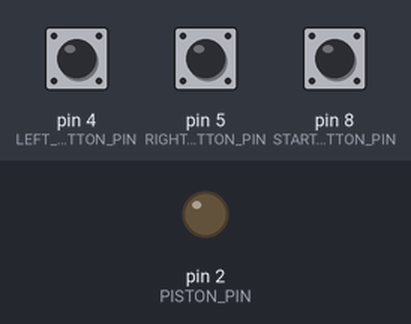
This sketch was run on a simulated Arduino Uno, built with avr-gcc and run on an emulated ATmega328P. Parts: output pins drawn as LEDs (lit = HIGH). Inputs (shaded band) come from the test bench; at power-on: pin 8 (START_BUTTON_PIN) HIGH, pin 4 (LEFT_BUTTON_PIN) HIGH, pin 5 (RIGHT_BUTTON_PIN) HIGH. What the sketch prints to the serial monitor is not drawn.

Above: at 1.3 s.
1.4 s: pin 8 (START_BUTTON_PIN) pulled LOW for 0.15 s
Timing chart, 0 to 4.4 s (numbered marks = the images above; inputs shaded):
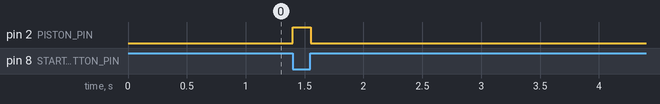

The sketch:

Impulse.ino
```cpp
/*
  Simple piston + 5 ms button logger

  Wiring:
  D2 -> piston MOSFET signal
  D8 -> start button, button other side to GND
  D4 -> left switch, switch other side to GND
  D5 -> right switch, switch other side to GND

  All buttons/switches use INPUT_PULLUP:
  pressed = LOW
*/

#include <Arduino.h>

const byte PISTON_PIN = 2;
const byte LEFT_BUTTON_PIN = 4;
const byte RIGHT_BUTTON_PIN = 5;
const byte START_BUTTON_PIN = 8;

const unsigned long BAUD = 115200;
const unsigned long SAMPLE_MS = 10;
const unsigned long RECORD_MS = 2000;
const unsigned long PISTON_ON_MS = 150;

void setup() {
  pinMode(PISTON_PIN, OUTPUT);
  digitalWrite(PISTON_PIN, LOW);

  pinMode(LEFT_BUTTON_PIN, INPUT_PULLUP);
  pinMode(RIGHT_BUTTON_PIN, INPUT_PULLUP);
  pinMode(START_BUTTON_PIN, INPUT_PULLUP);

  Serial.begin(BAUD);
  delay(500);

  Serial.println("READY");
  Serial.println("Press START button on D8 to begin.");

  // Wait for start button press
  while (digitalRead(START_BUTTON_PIN) == HIGH) {
    delay(1);
  }

  Serial.println("START");
  Serial.println("time_ms,left_pressed,right_pressed,start_pressed,piston_on");

  unsigned long startMs = millis();
  unsigned long nextSampleMs = startMs;

  digitalWrite(PISTON_PIN, HIGH);

  while (millis() - startMs <= RECORD_MS) {
    unsigned long nowMs = millis();
    unsigned long elapsedMs = nowMs - startMs;

    if (elapsedMs >= PISTON_ON_MS) {
      digitalWrite(PISTON_PIN, LOW);
    }

    if ((long)(nowMs - nextSampleMs) >= 0) {
      bool leftPressed = digitalRead(LEFT_BUTTON_PIN) == LOW;
      bool rightPressed = digitalRead(RIGHT_BUTTON_PIN) == LOW;
      bool startPressed = digitalRead(START_BUTTON_PIN) == LOW;
      bool pistonOn = digitalRead(PISTON_PIN) == HIGH;

      Serial.print(elapsedMs);
      Serial.print(",");
      Serial.print(leftPressed ? 1 : 0);
      Serial.print(",");
      Serial.print(rightPressed ? 1 : 0);
      Serial.print(",");
      Serial.print(startPressed ? 1 : 0);
      Serial.print(",");
      Serial.println(pistonOn ? 1 : 0);

      nextSampleMs += SAMPLE_MS;
    }
  }

  digitalWrite(PISTON_PIN, LOW);
  Serial.println("STOP");
}

void loop() {
  // Do nothing after one run
}
```

Measured:
- after the input at 1.4 s, pin 2 (PISTON_PIN): LOW → HIGH at once, → LOW 0.15 s later
